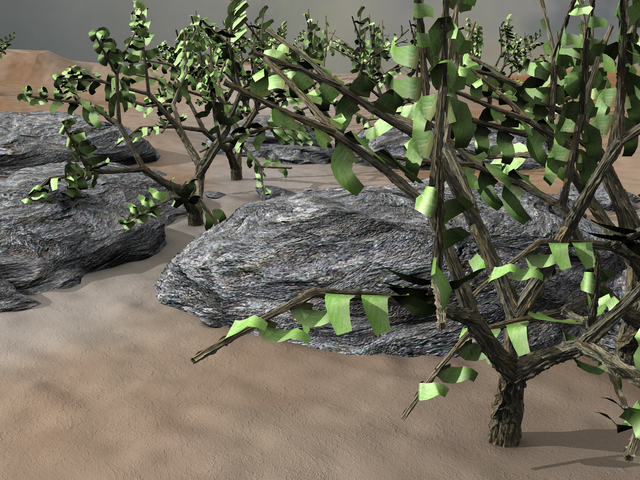
#> input picture resources/eval-twoframes/Grove3/frame10.png, 640 x 480 px, found by its file name
$ python bilater_median_test.py   (older library calls are emulated)
#> lines starting #> are read from the running program, lines starting #| are printed output that depends on the picture
### src/utilities/image_access.py
from PIL import Image
import numpy as np
import matplotlib.pyplot as plt

"""
Image Coordinate Space:
(ColorSpace, Heigth, Width)
"""

def _WHC_to_CWH_space(np_img):
    """
    CWH Space = (ColorSpace, Heigth, Width)
    :param np_img:
    :return:
    """
    ColorSpaceCount = np_img.shape[2]
    return np.array([ np_img[:,:,i].astype(float)/255 for i in range(ColorSpaceCount)],dtype=float)

# [6 lines left out: function _CWH_to_WHC_space, not called in this run]

def open_image(filepath):
    pil_img = Image.open(filepath)
#> pil_img is the input picture: PIL image 640x480 RGB; mean R, G, B 106.2, 103.2, 87.6
    np_img = np.asarray(pil_img)

    if(len(np_img.shape)==2):
        np_img.shape = (1, np_img.shape[0],np_img.shape[1])
        #np_img = np_img.astype(float)/255
        return np_img

    return _WHC_to_CWH_space(np_img)
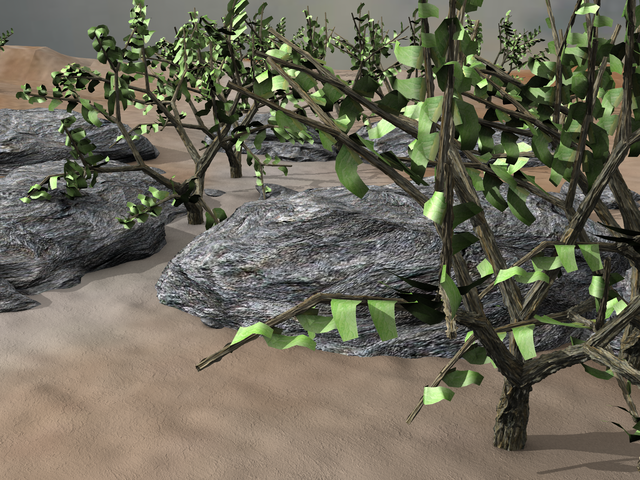
#> input picture resources/eval-twoframes/Grove3/frame11.png, 640 x 480 px, found by its file name
#> in open_image, pil_img is the input picture: PIL image 640x480 RGB; mean R, G, B 106.2, 103.3, 87.7


# [12 lines left out: functions save_image, show_image, not called in this run]

### src/filter/bilater_median.py
import math
import numpy as np
from statistics import median
from src.filter.median import quickselect_median


def bilateral_median_filter(flow, log_occlusen, auxiliary_field, image, weigth_auxiliary, weigth_filter,
                            sigma_distance = 7, sigma_color =7 / 200, filter_size=5):
    """

    :param flow: np.float (YX,Height,Width)
    :param occlusen: (Height, Width)
    :param auxiliary_field: np.array(float) (Y_flow X_flow , Y_coord X_coord, Height, Width)
    :param image: np.array(float) (ColorChannel, Height, Width)
    :param weigth_auxiliary: float > 0
    :param weigth_filter: float > 0
    :param sigma_distance: float
    :param sigma_color: float
    :param filter_size: int
    :return: flow field
    """
#> called with flow = array of shape (2, 2, 2), log_occlusen = array of shape (2, 2), auxiliary_field = array of shape (2, 2, 2), image = array of shape (3, 2, 2), weigth_auxiliary = 2, weigth_filter = 6, sigma_distance = 5, sigma_color = 4
    width = flow.shape[2]
    height = flow.shape[1]
    color_channel_count = flow.shape[0]

    filter_half = int(filter_size / 2)

    helper_list_size = filter_size ** 2 * 2
    helper_flow_x_list = [0.0] * (helper_list_size+1)
    helper_flow_y_list = [0.0] * (helper_list_size+1)
    weigths_list = [0.0] * helper_list_size

    result_flow = np.empty(shape=(2, height, width), dtype=float)

    for y in range(height):
        for x in range(width):
            min_x_compare = max(0, x - filter_half)
            max_x_compare = min(width, x + filter_half + 1)

            min_y_compare = max(0, y - filter_half)
            max_y_compare = min(height, y + filter_half + 1)

            counter = 0

            for y_compare in range(min_y_compare, max_y_compare):
                for x_compare in range(min_x_compare, max_x_compare):
                    distance_squared_difference = (y - y_compare) ** 2 + (x - x_compare) ** 2
                    color_squared_difference = 0
                    for channel in image:
                        color_squared_difference += (channel[y_compare][x_compare] - channel[y][x]) ** 2

                    exponent = distance_squared_difference / (2 * sigma_distance * sigma_distance)
                    exponent += color_squared_difference / (2 * sigma_color * sigma_color * color_channel_count)

                    occlusen_current = log_occlusen[y][x]
                    occlusen_compared = log_occlusen[y_compare][x_compare]

                    #weigth = math.exp(-exponent) * occlusen_compared / occlusen_current
                    weigth = math.exp(-exponent+occlusen_compared-occlusen_current)
                    weigths_list[counter] = weigth

                    helper_flow_x_list[counter] = flow[1][y_compare][x_compare]
                    helper_flow_y_list[counter] = flow[0][y_compare][x_compare]

                    counter += 1

            # See A NEW MEDIAN FORMULA WITH APPLICATIONS TO PDE BASED DENOISING
            # 3.13

            n = counter

            f_x = auxiliary_field[1][y][x]
            f_y = auxiliary_field[0][y][x]
            scalar = 1/(2*(weigth_auxiliary / weigth_filter))

            for idx_1 in range(n+1):
                sum = 0
                for idx_2 in range(idx_1):
                    sum -= weigths_list[idx_2]

                for idx_2 in range(idx_1, n):
                    sum += weigths_list[idx_2]
                helper_flow_x_list[n + idx_1] = f_x + scalar * sum
                helper_flow_y_list[n + idx_1] = f_y + scalar * sum

            result_flow[0][y][x] = median(helper_flow_y_list[:n*2+1])
            result_flow[1][y][x] = median(helper_flow_x_list[:n*2+1])
    print("result_flow")
    print(result_flow.flatten())
    return result_flow

### src/utilities/flow_field_helper.py
import matplotlib.pyplot as plt
import glob
from flowiz import  flowiz
import numpy as np
import matplotlib.pyplot as plt

def _reshape_flow(field,width,height):
    reshape_flow = np.reshape(field, [2, height, width])

    return np.array([reshape_flow[1],reshape_flow[0]])

def show_flow_field(field,width,height, axes = plt,mode="RGB"):
    """
    Displays a Flow Field
    mode = "RGB" | "Split"
    :return: None
    """
    resharped_flied = _reshape_flow(field, width, height)
    if(mode=="RGB"):

        flowiz_field = np.empty(shape=(height,width,2),dtype=float)
        flowiz_field[:,:,0]=resharped_flied[0]
        flowiz_field[:, :, 1] = resharped_flied[1]
        image=flowiz.convert_from_flow(flowiz_field,mode="RGB")
        axes.imshow(image)
    elif(mode=="Split"):
        fig,axs = axes.subplots(1,2)
        ax1,ax2 = axs
        ax1.set_title("X FLow")
        ax1.imshow(resharped_flied[1])

        ax2.set_title("Y Flow")
        ax2.imshow(resharped_flied[0])

# [20 lines left out: functions show_flow_field_arrow, show_flow_difference, read_flow_field, not called in this run]

### src/filter/test/bilater_median_test.py
#from src.filter.bilater_median import bilateral_median_filter
import src.filter.cython.bilateral_median as c_filter
from src.filter.bilater_median import bilateral_median_filter
from src.utilities.compute_occlusion import compute_occlusion, compute_occlusion_log
from src.horn_schunck.solve_layer import SolverSettings, solve_layer
from src.utilities.image_access import open_image
from src.utilities.image_pyramid import downscale_image
from src.utilities.flow_field_helper import show_flow_field

import matplotlib.pyplot as plt
import numpy as np
from time import time

# [5 lines left out: function dimetrodon, not called in this run]

def grove3():
    img1 = open_image(r"..\..\..\resources\eval-twoframes\Grove3\frame10.png")
    img2 = open_image(r"..\..\..\resources\eval-twoframes\Grove3\frame11.png")
    return img1,img2

# [86 lines left out: function test_bilateral_median_filter_bug, not called in this run]

def test_bilateral_median_filter_bug2():
    img1 = [
           [
            [0.49302601, 0.69430977],
            [0.33955504, 0.56177763]],
           [
            [0.51197335, 0.83576093],
            [0.31848839, 0.69716167]],
           [
            [0.37070551, 0.54087005],
            [0.25687337, 0.41850402]]
    ]

    img2 = [[
             [0.35563237,  0.6617327 ],
             [0.29274756,  0.31896984]],
            [
             [0.37228684,  0.82047863],
             [0.28293057,  0.36570935]],
           [
            [0.31387883 , 0.49329326 ],
            [0.25680199 , 0.2351433  ]]]

    occlusion = [

        [-21.91492715 , -2.63107706 ],
        [ -5.94522974 , -0.18044585 ]]


    flow = [
               [

                    [0.15555215, 0.18459567],
                    [0.18459567, 0.1249193 ]
                ],
                [

                    [0.5367303 , 0.45425504],
                    [0.62003505, 0.38508236]
                ]
    ]

    flow=np.array(flow)
    img1 = np.array(img1)
    img2 = np.array(img2)
    occlusion = np.array(occlusion)
    """
    start_y = 2
    end_y = 4
    start_x = 0
    end_x = 2

    flow = flow[:,start_y:end_y,start_x:end_x]
    img1 = img1[:,start_y:end_y,start_x:end_x]
    img2 = img2[:, start_y:end_y, start_x:end_x]
    occlusion = occlusion[start_y:end_y, start_x:end_x]"""

    init_flow = np.zeros(shape=(2, img1.shape[1], img1.shape[2]), dtype=np.double)
    flow = bilateral_median_filter(flow.astype(np.double), occlusion.astype(np.double), init_flow.astype(np.double),
                                   img1.astype(np.double),
                                   weigth_auxiliary=2, weigth_filter=6, sigma_distance=5, sigma_color=4,
                                   filter_size=3)

    return flow


# [94 lines left out: functions test_bilateral_median_filter_color, test_bilateral_median_filter, not called in this run]

if __name__ == '__main__':
    img1,img2 = grove3()
    flow = test_bilateral_median_filter_bug2()

    #flow[0][flow[0]>7]=0
    #flow[1][flow[1] > 7] = 0
    plt.title("Final")
    print(flow.flatten())
    show_flow_field(flow,flow.shape[2],flow.shape[1],mode="RGB")
#> (the call stopped at in show_flow_field, `image=flowiz.convert_from_flow(flowiz_field,mode="RGB")`: flowiz is not available in this run)
    show_flow_field(flow, flow.shape[2], flow.shape[1], mode="Split")


    plt.show()
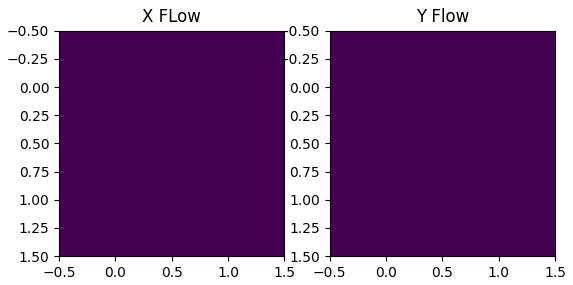
#> figure drawn by matplotlib, 2 panels
